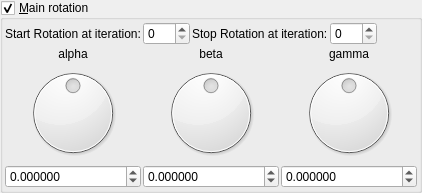
       <widget class="MyGroupBox" name="groupCheck_mandelbox_main_rotation_enabled">
        <property name="title">
         <string>&amp;Main rotation</string>
        </property>
        <property name="checkable">
         <bool>true</bool>
        </property>
        <layout class="QVBoxLayout" name="verticalLayout_3" stretch="0,0">
         <property name="spacing">
          <number>2</number>
         </property>
         <property name="leftMargin">
          <number>2</number>
         </property>
         <property name="topMargin">
          <number>2</number>
         </property>
         <property name="rightMargin">
          <number>2</number>
         </property>
         <property name="bottomMargin">
          <number>2</number>
         </property>
         <item>
          <layout class="QGridLayout" name="gridLayout">
           <item row="0" column="1">
            <widget class="MySpinBox" name="spinboxInt_transf_start_iterations_R">
             <property name="sizePolicy">
              <sizepolicy hsizetype="Minimum" vsizetype="Maximum">
               <horstretch>0</horstretch>
               <verstretch>0</verstretch>
              </sizepolicy>
             </property>
             <property name="maximum">
              <number>999</number>
             </property>
            </widget>
           </item>
           <item row="0" column="2">
            <widget class="QLabel" name="label_248">
             <property name="text">
              <string>Stop Rotation at iteration:</string>
             </property>
            </widget>
           </item>
           <item row="0" column="4">
            <widget class="MySpinBox" name="spinboxInt_transf_stop_iterations_R">
             <property name="sizePolicy">
              <sizepolicy hsizetype="Minimum" vsizetype="Maximum">
               <horstretch>0</horstretch>
               <verstretch>0</verstretch>
              </sizepolicy>
             </property>
             <property name="maximum">
              <number>999</number>
             </property>
            </widget>
           </item>
           <item row="0" column="0">
            <widget class="QLabel" name="label_249">
             <property name="text">
              <string>Start Rotation at iteration:</string>
             </property>
            </widget>
           </item>
           <item row="0" column="5">
            <spacer name="horizontalSpacer_36">
             <property name="orientation">
              <enum>Qt::Horizontal</enum>
             </property>
             <property name="sizeHint" stdset="0">
              <size>
               <width>40</width>
               <height>2</height>
              </size>
             </property>
            </spacer>
           </item>
          </layout>
         </item>
         <item>
          <layout class="QGridLayout" name="gridLayout_10">
           <item row="1" column="1">
            <widget class="QDial" name="dial3_mandelbox_rotation_main_y">
             <property name="minimum">
              <number>-18000</number>
             </property>
             <property name="maximum">
              <number>18000</number>
             </property>
             <property name="wrapping">
              <bool>true</bool>
             </property>
            </widget>
           </item>
           <item row="2" column="2">
            <widget class="MyDoubleSpinBox" name="spinboxd3_mandelbox_rotation_main_z">
             <property name="sizePolicy">
              <sizepolicy hsizetype="Minimum" vsizetype="Maximum">
               <horstretch>0</horstretch>
               <verstretch>0</verstretch>
              </sizepolicy>
             </property>
             <property name="prefix">
              <string/>
             </property>
             <property name="suffix">
              <string/>
             </property>
             <property name="decimals">
              <number>6</number>
             </property>
             <property name="minimum">
              <double>-180.000000000000000</double>
             </property>
             <property name="maximum">
              <double>180.000000000000000</double>
             </property>
             <property name="singleStep">
              <double>1.000000000000000</double>
             </property>
            </widget>
           </item>
           <item row="2" column="0">
            <widget class="MyDoubleSpinBox" name="spinboxd3_mandelbox_rotation_main_x">
             <property name="sizePolicy">
              <sizepolicy hsizetype="Minimum" vsizetype="Maximum">
               <horstretch>0</horstretch>
               <verstretch>0</verstretch>
              </sizepolicy>
             </property>
             <property name="prefix">
              <string/>
             </property>
             <property name="suffix">
              <string/>
             </property>
             <property name="decimals">
              <number>6</number>
             </property>
             <property name="minimum">
              <double>-180.000000000000000</double>
             </property>
             <property name="maximum">
              <double>180.000000000000000</double>
             </property>
             <property name="singleStep">
              <double>1.000000000000000</double>
             </property>
            </widget>
           </item>
           <item row="0" column="2">
            <widget class="QLabel" name="label_18">
             <property name="text">
              <string notr="true">gamma</string>
             </property>
             <property name="alignment">
              <set>Qt::AlignCenter</set>
             </property>
            </widget>
           </item>
           <item row="2" column="1">
            <widget class="MyDoubleSpinBox" name="spinboxd3_mandelbox_rotation_main_y">
             <property name="sizePolicy">
              <sizepolicy hsizetype="Minimum" vsizetype="Maximum">
               <horstretch>0</horstretch>
               <verstretch>0</verstretch>
              </sizepolicy>
             </property>
             <property name="prefix">
              <string/>
             </property>
             <property name="suffix">
              <string/>
             </property>
             <property name="decimals">
              <number>6</number>
             </property>
             <property name="minimum">
              <double>-180.000000000000000</double>
             </property>
             <property name="maximum">
              <double>180.000000000000000</double>
             </property>
             <property name="singleStep">
              <double>1.000000000000000</double>
             </property>
            </widget>
           </item>
           <item row="0" column="1">
            <widget class="QLabel" name="label_19">
             <property name="text">
              <string notr="true">beta</string>
             </property>
             <property name="alignment">
              <set>Qt::AlignCenter</set>
             </property>
            </widget>
           </item>
           <item row="0" column="0">
            <widget class="QLabel" name="label_17">
             <property name="text">
              <string notr="true">alpha</string>
             </property>
             <property name="alignment">
              <set>Qt::AlignCenter</set>
             </property>
            </widget>
           </item>
           <item row="1" column="2">
            <widget class="QDial" name="dial3_mandelbox_rotation_main_z">
             <property name="minimum">
              <number>-18000</number>
             </property>
             <property name="maximum">
              <number>18000</number>
             </property>
             <property name="wrapping">
              <bool>true</bool>
             </property>
            </widget>
           </item>
           <item row="1" column="0">
            <widget class="QDial" name="dial3_mandelbox_rotation_main_x">
             <property name="minimum">
              <number>-18000</number>
             </property>
             <property name="maximum">
              <number>18000</number>
             </property>
             <property name="wrapping">
              <bool>true</bool>
             </property>
            </widget>
           </item>
          </layout>
         </item>
        </layout>
       </widget>
